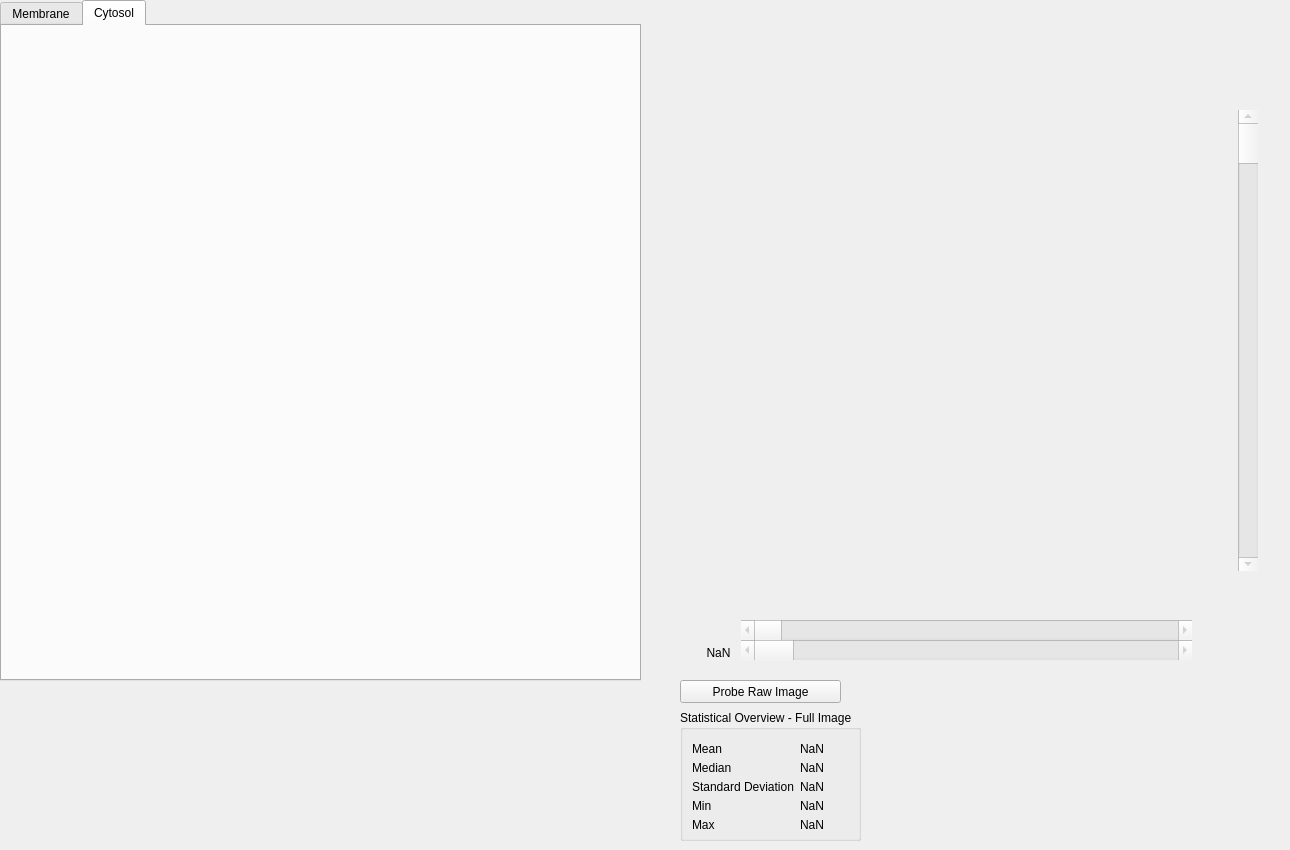
          <widget class="QWidget" name="tab_3">
           <attribute name="title">
            <string>Mask-Results</string>
           </attribute>
           <widget class="QTabWidget" name="tabWidget_8">
            <property name="geometry">
             <rect>
              <x>0</x>
              <y>0</y>
              <width>641</width>
              <height>681</height>
             </rect>
            </property>
            <property name="currentIndex">
             <number>1</number>
            </property>
            <widget class="QWidget" name="tab_18">
             <attribute name="title">
              <string>Membrane</string>
             </attribute>
             <widget class="QWidget" name="MplWidget_2" native="true">
              <property name="geometry">
               <rect>
                <x>0</x>
                <y>0</y>
                <width>631</width>
                <height>650</height>
               </rect>
              </property>
             </widget>
            </widget>
            <widget class="QWidget" name="tab_19">
             <attribute name="title">
              <string>Cytosol</string>
             </attribute>
             <widget class="QWidget" name="MplWidget_18" native="true">
              <property name="geometry">
               <rect>
                <x>0</x>
                <y>0</y>
                <width>631</width>
                <height>650</height>
               </rect>
              </property>
             </widget>
            </widget>
           </widget>
           <widget class="QScrollBar" name="verticalScrollBar_3">
            <property name="enabled">
             <bool>false</bool>
            </property>
            <property name="geometry">
             <rect>
              <x>1238</x>
              <y>110</y>
              <width>20</width>
              <height>461</height>
             </rect>
            </property>
            <property name="toolTip">
             <string>&lt;html&gt;&lt;head/&gt;&lt;body&gt;&lt;p&gt;Z-Stack Slider&lt;/p&gt;&lt;/body&gt;&lt;/html&gt;</string>
            </property>
            <property name="orientation">
             <enum>Qt::Vertical</enum>
            </property>
           </widget>
           <widget class="QLabel" name="label_7">
            <property name="geometry">
             <rect>
              <x>695</x>
              <y>643</y>
              <width>47</width>
              <height>20</height>
             </rect>
            </property>
            <property name="minimumSize">
             <size>
              <width>0</width>
              <height>20</height>
             </size>
            </property>
            <property name="frameShape">
             <enum>QFrame::NoFrame</enum>
            </property>
            <property name="frameShadow">
             <enum>QFrame::Plain</enum>
            </property>
            <property name="text">
             <string>NaN</string>
            </property>
            <property name="alignment">
             <set>Qt::AlignCenter</set>
            </property>
           </widget>
           <widget class="QScrollBar" name="horizontalScrollBar_3">
            <property name="enabled">
             <bool>false</bool>
            </property>
            <property name="geometry">
             <rect>
              <x>741</x>
              <y>620</y>
              <width>451</width>
              <height>20</height>
             </rect>
            </property>
            <property name="mouseTracking">
             <bool>false</bool>
            </property>
            <property name="toolTip">
             <string>&lt;html&gt;&lt;head/&gt;&lt;body&gt;&lt;p&gt;T-Stack Slider&lt;/p&gt;&lt;/body&gt;&lt;/html&gt;</string>
            </property>
            <property name="pageStep">
             <number>1</number>
            </property>
            <property name="orientation">
             <enum>Qt::Horizontal</enum>
            </property>
           </widget>
           <widget class="QPushButton" name="pushButton_2">
            <property name="geometry">
             <rect>
              <x>680</x>
              <y>680</y>
              <width>161</width>
              <height>23</height>
             </rect>
            </property>
            <property name="minimumSize">
             <size>
              <width>0</width>
              <height>20</height>
             </size>
            </property>
            <property name="text">
             <string>Probe Raw Image</string>
            </property>
           </widget>
           <widget class="QScrollBar" name="horizontalScrollBar_4">
            <property name="enabled">
             <bool>false</bool>
            </property>
            <property name="geometry">
             <rect>
              <x>741</x>
              <y>640</y>
              <width>451</width>
              <height>20</height>
             </rect>
            </property>
            <property name="toolTip">
             <string>&lt;html&gt;&lt;head/&gt;&lt;body&gt;&lt;p&gt;Channel-Stack Slider&lt;/p&gt;&lt;/body&gt;&lt;/html&gt;</string>
            </property>
            <property name="orientation">
             <enum>Qt::Horizontal</enum>
            </property>
           </widget>
           <widget class="QWidget" name="MplWidget" native="true">
            <property name="geometry">
             <rect>
              <x>640</x>
              <y>20</y>
              <width>641</width>
              <height>650</height>
             </rect>
            </property>
           </widget>
           <widget class="QGroupBox" name="groupBox_20">
            <property name="geometry">
             <rect>
              <x>680</x>
              <y>710</y>
              <width>181</width>
              <height>131</height>
             </rect>
            </property>
            <property name="minimumSize">
             <size>
              <width>181</width>
              <height>131</height>
             </size>
            </property>
            <property name="title">
             <string>Statistical Overview - Full Image</string>
            </property>
            <layout class="QFormLayout" name="formLayout_2">
             <item row="0" column="0">
              <widget class="QLabel" name="label_83">
               <property name="sizePolicy">
                <sizepolicy hsizetype="Preferred" vsizetype="Preferred">
                 <horstretch>0</horstretch>
                 <verstretch>0</verstretch>
                </sizepolicy>
               </property>
               <property name="minimumSize">
                <size>
                 <width>0</width>
                 <height>20</height>
                </size>
               </property>
               <property name="text">
                <string>Mean</string>
               </property>
              </widget>
             </item>
             <item row="0" column="1">
              <widget class="QLabel" name="label_84">
               <property name="minimumSize">
                <size>
                 <width>0</width>
                 <height>20</height>
                </size>
               </property>
               <property name="text">
                <string>NaN</string>
               </property>
              </widget>
             </item>
             <item row="1" column="0">
              <widget class="QLabel" name="label_81">
               <property name="minimumSize">
                <size>
                 <width>0</width>
                 <height>20</height>
                </size>
               </property>
               <property name="text">
                <string>Median</string>
               </property>
              </widget>
             </item>
             <item row="1" column="1">
              <widget class="QLabel" name="label_86">
               <property name="minimumSize">
                <size>
                 <width>0</width>
                 <height>20</height>
                </size>
               </property>
               <property name="text">
                <string>NaN</string>
               </property>
              </widget>
             </item>
             <item row="2" column="0">
              <widget class="QLabel" name="label_82">
               <property name="minimumSize">
                <size>
                 <width>0</width>
                 <height>20</height>
                </size>
               </property>
               <property name="text">
                <string>Standard Deviation</string>
               </property>
              </widget>
             </item>
             <item row="2" column="1">
              <widget class="QLabel" name="label_85">
               <property name="minimumSize">
                <size>
                 <width>0</width>
                 <height>20</height>
                </size>
               </property>
               <property name="text">
                <string>NaN</string>
               </property>
              </widget>
             </item>
             <item row="3" column="0">
              <widget class="QLabel" name="label_80">
               <property name="minimumSize">
                <size>
                 <width>0</width>
                 <height>20</height>
                </size>
               </property>
               <property name="text">
                <string>Min</string>
               </property>
              </widget>
             </item>
             <item row="3" column="1">
              <widget class="QLabel" name="label_87">
               <property name="minimumSize">
                <size>
                 <width>0</width>
                 <height>20</height>
                </size>
               </property>
               <property name="text">
                <string>NaN</string>
               </property>
              </widget>
             </item>
             <item row="4" column="0">
              <widget class="QLabel" name="label_89">
               <property name="minimumSize">
                <size>
                 <width>0</width>
                 <height>20</height>
                </size>
               </property>
               <property name="text">
                <string>Max</string>
               </property>
              </widget>
             </item>
             <item row="4" column="1">
              <widget class="QLabel" name="label_88">
               <property name="minimumSize">
                <size>
                 <width>0</width>
                 <height>20</height>
                </size>
               </property>
               <property name="text">
                <string>NaN</string>
               </property>
              </widget>
             </item>
            </layout>
           </widget>
           <widget class="QWidget" name="widget" native="true">
            <property name="geometry">
             <rect>
              <x>180</x>
              <y>750</y>
              <width>120</width>
              <height>80</height>
             </rect>
            </property>
           </widget>
           <zorder>MplWidget</zorder>
           <zorder>tabWidget_8</zorder>
           <zorder>verticalScrollBar_3</zorder>
           <zorder>label_7</zorder>
           <zorder>horizontalScrollBar_3</zorder>
           <zorder>pushButton_2</zorder>
           <zorder>horizontalScrollBar_4</zorder>
           <zorder>groupBox_20</zorder>
           <zorder>widget</zorder>
          </widget>
